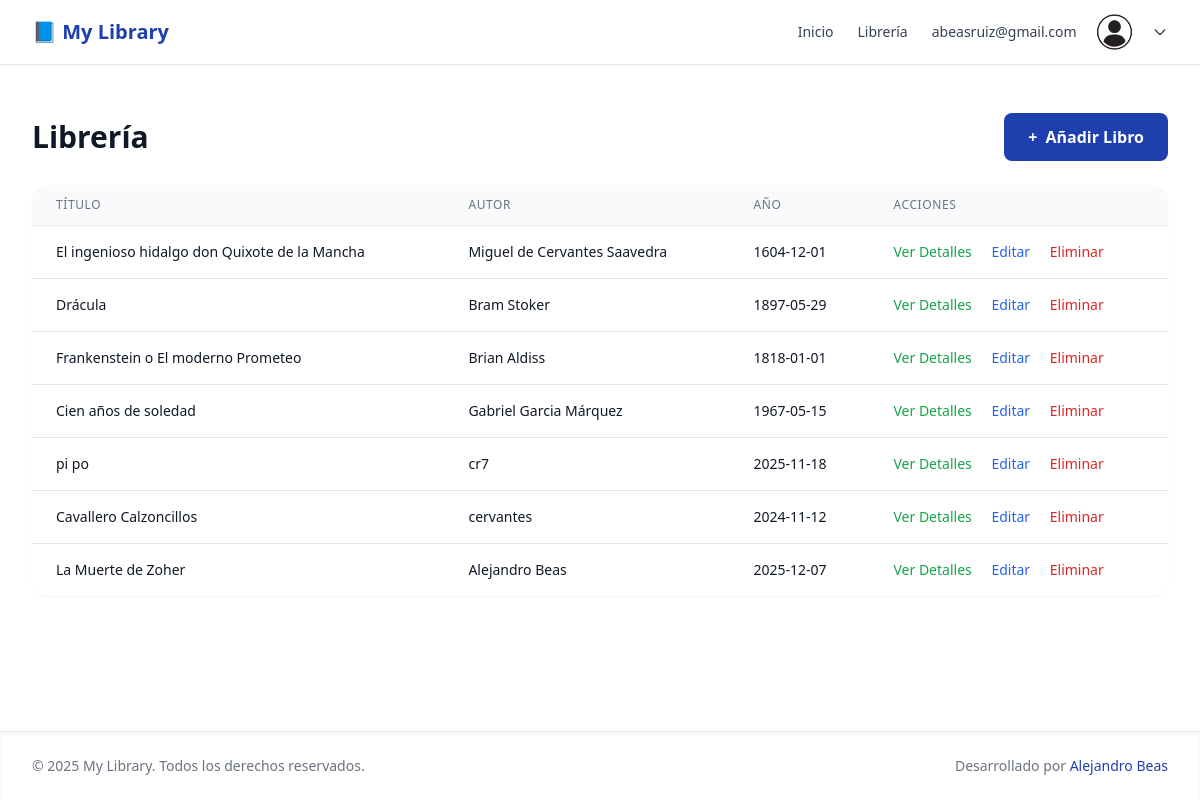
/books (signed in), run on the app's committed database.
### tables this page shows
CREATE TABLE books (
	id INTEGER NOT NULL PRIMARY KEY AUTOINCREMENT,
	title TEXT NOT NULL,
	author TEXT,
	publish_date TEXT
, sinopsis varchar(45) default NULL, Etiqueta varchar(45) default NULL, genres TEXT NOT NULL);

### controllers/bookscontroller.php (called while the page is built)
<?php
require_once __DIR__ . '/../models/books.php';
$books = getAllBooks($db);
require __DIR__ . '/../views/books_list.view.php';

### models/books.php (called while the page is built, shortened)
<?php
function getAllBooks(PDO $db): array {
    $stmt = $db->query("SELECT id, title, author, publish_date FROM books ORDER BY id DESC");
    return $stmt->fetchAll();
}

### views/books_list.view.php (the view, shortened to what this page needs)
<?php include 'partials/header.view.php'; ?>
<main class="flex-1">
    <div class="max-w-7xl mx-auto py-6 sm:px-6 lg:px-8">
        <div class="px-4 py-6 sm:px-0">
            <div class="flex justify-between items-center mb-6">
                <h1 class="text-3xl font-bold text-gray-900">Librería</h1>
                <?php if ($_SESSION['user']): ?>
                    <a href="/add-book" class="bg-primary text-white px-6 py-3 rounded-lg hover:bg-red-700 font-semibold flex items-center">
                        <span class="mr-2">+</span> Añadir Libro
                    </a>
                <?php endif; ?>
            </div>
            <?php if (empty($books)): ?>
                <div class="text-center py-12 bg-white rounded-2xl shadow-sm">
                    <div class="text-gray-400 text-6xl mb-4">📚</div>
                    <h3 class="text-xl font-semibold text-gray-900 mb-2">No hay libros en la biblioteca</h3>
                    <p class="text-gray-500 mb-6">Comienza añadiendo tu primer libro a la colección.</p>
                    <?php if ($_SESSION['user']): ?>
                        <a href="/add-book" class="bg-primary text-white px-6 py-3 rounded-lg hover:bg-red-700 font-semibold inline-block">
                            Añadir Primer Libro
                        </a>
                    <?php else: ?>
                        <p class="text-gray-500">Inicia sesión para añadir libros.</p>
                    <?php endif; ?>
                </div>
            <?php else: ?>
                <div class="bg-white rounded-2xl shadow-sm overflow-hidden">
                    <div class="overflow-x-auto">
                        <table class="min-w-full divide-y divide-gray-200">
                            <thead class="bg-gray-50">
                                <tr>
                                    <th class="px-6 py-3 text-left text-xs font-medium text-gray-500 uppercase tracking-wider">Título</th>
                                    <th class="px-6 py-3 text-left text-xs font-medium text-gray-500 uppercase tracking-wider">Autor</th>
                                    <th class="px-6 py-3 text-left text-xs font-medium text-gray-500 uppercase tracking-wider">Año</th>
                                    <?php if ($_SESSION['user']): ?>
                                        <th class="px-6 py-3 text-left text-xs font-medium text-gray-500 uppercase tracking-wider">Acciones</th>
                                    <?php endif; ?>
                                </tr>
                            </thead>
                            <tbody class="bg-white divide-y divide-gray-200">
                                <?php foreach ($books as $book): ?>
                                    <tr class="hover:bg-gray-50">
                                        <td class="px-6 py-4 whitespace-nowrap">
                                            <a href="/view-book/<?= $book['id'] ?>"><div class="text-sm font-medium text-gray-900"><?= htmlspecialchars($book['title']) ?> </div></a>
                                        </td>
                                        <td class="px-6 py-4 whitespace-nowrap">
                                            <div class="text-sm text-gray-900"><?= htmlspecialchars($book['author']) ?></div>
                                        </td>
                                        <td class="px-6 py-4 whitespace-nowrap">
                                            <div class="text-sm text-gray-900"><?= htmlspecialchars($book['publish_date']) ?></div>
                                        </td>
                                        <?php if ($_SESSION['user']): ?>
                                        <td class="px-6 py-4 whitespace-nowrap text-sm font-medium">
                                            <a href="/view-book/<?= $book['id'] ?>" class="text-green-600 hover:text-green-900 mr-4">Ver Detalles</a>
                                            <a href="/edit-book/<?= $book['id'] ?>" class="text-blue-600 hover:text-blue-900 mr-4">Editar</a>
                                            <form action="/delete-book/<?= $book['id'] ?>" method="POST" class="inline" onsubmit="return confirm('¿Estás seguro de que quieres eliminar este libro?')">
                                                <button type="submit" class="text-red-600 hover:text-red-900">Eliminar</button>
                                            </form>
                                        </td>
                                    <?php endif; ?>
                                    </tr>
                                <?php endforeach; ?>
                            </tbody>
                        </table>
                    </div>
                </div>
            <?php endif; ?>
        </div>
    </div>
</main>
<?php include 'partials/footer.view.php'; ?>

### views/partials/header.view.php (style rules this page uses)
.bg-primary { background-color: #1e40af; }

### data on the page
books: title "El ingenioso hidalgo don Quixote de la Mancha", author "Miguel de Cervantes Saavedra", publish_date "1604-12-01"
books: title "Drácula", author "Bram Stoker", publish_date "1897-05-29"
books: title "Frankenstein o El moderno Prometeo", author "Brian Aldiss", publish_date "1818-01-01"
books: title "Cien años de soledad", author "Gabriel Garcia Márquez", publish_date "1967-05-15"
books: title "pi po", author "cr7", publish_date "2025-11-18"
books: title "Cavallero Calzoncillos", author "cervantes", publish_date "2024-11-12"
books: title "La Muerte de Zoher", author "Alejandro Beas", publish_date "2025-12-07"

### other printed values
$_SESSION['user']['email'] "abeasruiz@gmail.com"
APP_NAME "My Library"
